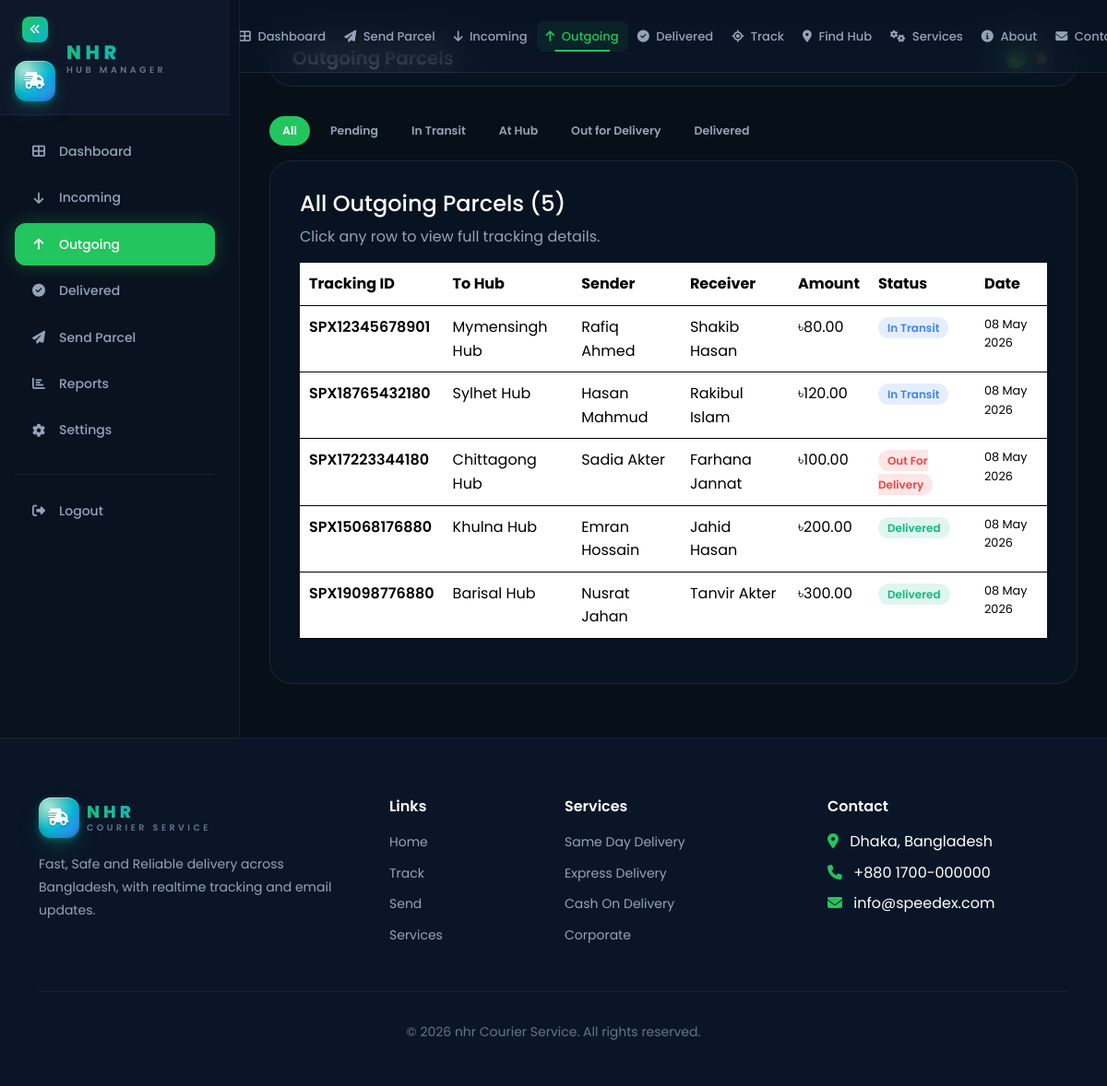
The app's page /hub-manager/outgoing.php (signed in) with its own data.
### tables this page shows
CREATE TABLE `parcels` (
  `id` INT UNSIGNED AUTO_INCREMENT PRIMARY KEY,
  `tracking_id` VARCHAR(20) NOT NULL UNIQUE,
  `sender_name` VARCHAR(100) NOT NULL,
  `sender_phone` VARCHAR(20) NOT NULL,
  `sender_email` VARCHAR(255) DEFAULT NULL,
  `sender_address` TEXT NOT NULL,
  `sender_hub_id` INT UNSIGNED NOT NULL,
  `receiver_name` VARCHAR(100) NOT NULL,
  `receiver_phone` VARCHAR(20) NOT NULL,
  `receiver_email` VARCHAR(255) DEFAULT NULL,
  `receiver_address` TEXT NOT NULL,
  `receiver_hub_id` INT UNSIGNED NOT NULL,
  `parcel_type` ENUM('document','small_parcel','medium_parcel','large_parcel','fragile') NOT NULL DEFAULT 'small_parcel',
  `weight` DECIMAL(6,2) NOT NULL DEFAULT 0.00,
  `description` TEXT DEFAULT NULL,
  `delivery_type` ENUM('standard','express','same_day') NOT NULL DEFAULT 'standard',
  `payment_method` ENUM('sender_pay','receiver_pay','cod') NOT NULL DEFAULT 'sender_pay',
  `cod_amount` DECIMAL(10,2) DEFAULT 0.00,
  `delivery_charge` DECIMAL(10,2) NOT NULL DEFAULT 0.00,
  `total_amount` DECIMAL(10,2) NOT NULL DEFAULT 0.00,
  `status` ENUM('pending','picked_up','in_transit','at_hub','out_for_delivery','delivered','returned','cancelled') NOT NULL DEFAULT 'pending',
  `booked_by` INT UNSIGNED DEFAULT NULL,
  `delivered_at` DATETIME DEFAULT NULL,
  `estimated_delivery` DATE DEFAULT NULL,
  `created_at` TIMESTAMP DEFAULT CURRENT_TIMESTAMP,
  `updated_at` TIMESTAMP DEFAULT CURRENT_TIMESTAMP ON UPDATE CURRENT_TIMESTAMP,
  INDEX `idx_parcels_tracking` (`tracking_id`),
  INDEX `idx_parcels_status` (`status`),
  FOREIGN KEY (`sender_hub_id`) REFERENCES `hubs`(`id`) ON DELETE RESTRICT,
  FOREIGN KEY (`receiver_hub_id`) REFERENCES `hubs`(`id`) ON DELETE RESTRICT,
  FOREIGN KEY (`booked_by`) REFERENCES `users`(`id`) ON DELETE SET NULL
);

CREATE TABLE `hubs` (
  `id` INT UNSIGNED AUTO_INCREMENT PRIMARY KEY,
  `name` VARCHAR(100) NOT NULL,
  `code` VARCHAR(20) NOT NULL UNIQUE,
  `district` VARCHAR(100) NOT NULL,
  `area` VARCHAR(100) NOT NULL,
  `address` TEXT NOT NULL,
  `phone` VARCHAR(20) NOT NULL,
  `email` VARCHAR(255) DEFAULT NULL,
  `manager_id` INT UNSIGNED DEFAULT NULL,
  `status` ENUM('active','inactive') NOT NULL DEFAULT 'active',
  `created_at` TIMESTAMP DEFAULT CURRENT_TIMESTAMP,
  `updated_at` TIMESTAMP DEFAULT CURRENT_TIMESTAMP ON UPDATE CURRENT_TIMESTAMP,
  INDEX `idx_hubs_district` (`district`),
  INDEX `idx_hubs_status` (`status`)
);

### hub-manager/outgoing.php (the view, shortened to what this page needs)
<?php
require_once __DIR__ . '/../includes/header.php';
require_once __DIR__ . '/../includes/navbar.php';
require_once __DIR__ . '/../includes/sidebar.php';
$db = Database::getConnection();
$hub = (int)($_SESSION['hub_id'] ?? 0);
$status = $_GET['status'] ?? 'all';
$sql = "SELECT p.*, r.name AS to_hub FROM parcels p LEFT JOIN hubs r ON r.id=p.receiver_hub_id WHERE p.sender_hub_id=?";
$params = [$hub];
$sql .= " ORDER BY p.created_at DESC";
$stmt = $db->prepare($sql); $stmt->execute($params); $rows = $stmt->fetchAll();
function sb($s){$c=['pending'=>'#f59e0b','in_transit'=>'#3b82f6','at_hub'=>'#8b5cf6','out_for_delivery'=>'#ef4444','delivered'=>'#10b981','cancelled'=>'#6b7280'][$s]??'#6b7280';return '<span style="background:'.$c.'22;color:'.$c.';padding:3px 10px;border-radius:999px;font-size:.75rem;font-weight:600;text-transform:capitalize;">'.str_replace('_',' ',$s).'</span>';}
$labels=['all'=>'All','pending'=>'Pending','in_transit'=>'In Transit','at_hub'=>'At Hub','out_for_delivery'=>'Out for Delivery','delivered'=>'Delivered'];
?>
<div class="main-content">
  <div class="dashboard-navbar"><h5 style="margin:0;font-weight:600;">Outgoing Parcels</h5>
  <div class="theme-toggle theme-switcher"><i class="fas fa-moon"></i><i class="fas fa-sun"></i><div class="toggle-ball"></div></div></div>
  <div class="filter-chips">
    <?php foreach($labels as $k=>$lab): ?>
      <a class="filter-chip <?= $status===$k?'active':'' ?>" href="?status=<?= $k ?>"><?= $lab ?></a>
    <?php endforeach; ?>
  </div>
  <div class="glass-card">
    <h4><?= $labels[$status] ?> Outgoing Parcels (<?= count($rows) ?>)</h4>
    <p style="color:var(--text-secondary);">Click any row to view full tracking details.</p>
    <?php if(empty($rows)): ?>
      <p style="text-align:center;padding:30px;color:var(--text-secondary);">No outgoing parcels match this filter.</p>
    <?php else: ?>
    <div style="overflow-x:auto;">
      <table class="table" style="width:100%;color:var(--text-primary);">
        <thead><tr style="border-bottom:1px solid var(--border);">
          <th style="padding:10px;">Tracking ID</th><th style="padding:10px;">To Hub</th><th style="padding:10px;">Sender</th><th style="padding:10px;">Receiver</th><th style="padding:10px;">Amount</th><th style="padding:10px;">Status</th><th style="padding:10px;">Date</th>
        </tr></thead>
        <tbody>
          <?php foreach($rows as $r): ?>
          <tr class="parcel-row" style="border-bottom:1px solid var(--border);" onclick="window.location='<?= BASE_URL ?>/track.php?id=<?= urlencode($r['tracking_id']) ?>'">
            <td style="padding:10px;font-weight:600;"><?= htmlspecialchars($r['tracking_id']) ?></td>
            <td style="padding:10px;"><?= htmlspecialchars($r['to_hub'] ?? '-') ?></td>
            <td style="padding:10px;"><?= htmlspecialchars($r['sender_name']) ?></td>
            <td style="padding:10px;"><?= htmlspecialchars($r['receiver_name']) ?></td>
            <td style="padding:10px;">৳<?= number_format($r['total_amount'],2) ?></td>
            <td style="padding:10px;"><?= sb($r['status']) ?></td>
            <td style="padding:10px;font-size:.8rem;"><?= date('d M Y', strtotime($r['created_at'])) ?></td>
          </tr>
          <?php endforeach; ?>
        </tbody>
      </table>
    </div>
    <?php endif; ?>
  </div>
</div>
<?php require_once __DIR__ . '/../includes/footer.php'; ?>

### assets/css/style.css (style rules this page uses)
:root { --primary: #22c55e; --primary-light: #4ade80; --primary-dark: #16a34a; --primary-glow: 0 0 20px rgba(34, 197, 94, 0.3); --primary-glow-strong: 0 0 40px rgba(34, 197, 94, 0.5); --gradient-primary: linear-gradient(135deg, #22c55e, #16a34a); --gradient-hero: linear-gradient(135deg, #071018 0%, #0a1628 50%, #071018 100%); --gradient-card: linear-gradient(135deg, rgba(34, 197, 94, 0.05), rgba(34, 197, 94, 0.02)); --gradient-neon: linear-gradient(90deg, #22c55e, #4ade80, #22c55e); --font-primary: 'Poppins', sans-serif; --font-size-xs: 0.75rem; --font-size-sm: 0.875rem; --font-size-base: 1rem; --font-size-lg: 1.125rem; --font-size-xl: 1.25rem; --font-size-2xl: 1.5rem; --font-size-3xl: 1.875rem; --font-size-4xl: 2.25rem; --font-size-5xl: 3rem; --font-size-6xl: 3.75rem; --space-1: 0.25rem; --space-2: 0.5rem; --space-3: 0.75rem; --space-4: 1rem; --space-5: 1.25rem; --space-6: 1.5rem; --space-8: 2rem; --space-10: 2.5rem; --space-12: 3rem; --space-16: 4rem; --space-20: 5rem; --radius-sm: 8px; --radius-md: 12px; --radius-lg: 16px; --radius-xl: 24px; --radius-full: 9999px; --transition-fast: 0.15s ease; --transition-base: 0.3s ease; --transition-slow: 0.5s ease; --transition-spring: 0.4s cubic-bezier(0.175, 0.885, 0.32, 1.275); --z-dropdown: 100; --z-sticky: 200; --z-modal: 300; --z-toast: 400; }
[data-theme="dark"] { --bg-primary: #071018; --bg-secondary: #0a1628; --bg-tertiary: #0f1f35; --bg-card: rgba(15, 31, 53, 0.8); --bg-card-hover: rgba(15, 31, 53, 0.95); --bg-glass: rgba(7, 16, 24, 0.7); --bg-input: rgba(15, 31, 53, 0.6); --bg-sidebar: #0a1220; --text-primary: #ffffff; --text-secondary: #94a3b8; --text-muted: #64748b; --text-inverse: #071018; --border-color: rgba(34, 197, 94, 0.15); --border-subtle: rgba(255, 255, 255, 0.06); --border-hover: rgba(34, 197, 94, 0.4); --shadow-sm: 0 2px 8px rgba(0, 0, 0, 0.3); --shadow-md: 0 4px 16px rgba(0, 0, 0, 0.4); --shadow-lg: 0 8px 32px rgba(0, 0, 0, 0.5); --shadow-card: 0 4px 24px rgba(0, 0, 0, 0.3); --glass-bg: rgba(10, 22, 40, 0.6); --glass-border: rgba(255, 255, 255, 0.08); --glass-blur: blur(20px); }
*, *::before, *::after { margin: 0; padding: 0; box-sizing: border-box; }
html { scroll-behavior: smooth; -webkit-font-smoothing: antialiased; -moz-osx-font-smoothing: grayscale; }
body { font-family: var(--font-primary); background-color: var(--bg-primary); color: var(--text-primary); line-height: 1.6; overflow-x: hidden; transition: background-color var(--transition-base), color var(--transition-base); }
a { color: var(--primary); text-decoration: none; transition: color var(--transition-fast); }
.glass-card { background: var(--glass-bg); backdrop-filter: var(--glass-blur); -webkit-backdrop-filter: var(--glass-blur); border: 1px solid var(--glass-border); border-radius: var(--radius-xl); padding: var(--space-8); transition: all var(--transition-base); }
.theme-toggle { width: 56px; height: 28px; background: var(--bg-tertiary); border: 1px solid var(--border-subtle); border-radius: var(--radius-full); position: relative; cursor: pointer; transition: all var(--transition-base); }
.theme-toggle .toggle-ball { width: 22px; height: 22px; background: var(--primary); border-radius: 50%; position: absolute; top: 2px; left: 2px; transition: transform var(--transition-spring); box-shadow: var(--primary-glow); }
.theme-toggle i { position: absolute; top: 50%; transform: translateY(-50%); font-size: 12px; }
.theme-toggle .fa-moon { left: 7px; color: var(--text-muted); }
.theme-toggle .fa-sun { right: 7px; color: var(--text-muted); }
.main-content { margin-left: 260px; padding: var(--space-8); min-height: 100vh; transition: margin-left var(--transition-base); }
.dashboard-navbar { background: var(--glass-bg); backdrop-filter: var(--glass-blur); border: 1px solid var(--glass-border); border-radius: var(--radius-xl); padding: var(--space-4) var(--space-6); margin-bottom: var(--space-8); display: flex; align-items: center; justify-content: space-between; }

### records on screen
parcels: tracking "SPX12345678901", receiver_hub.name "Mymensingh Hub", sender_name "Rafiq Ahmed", receiver_name "Shakib Hasan", total_amount "80.00", status "In Transit", created_at "08 May 2026"
parcels: tracking "SPX18765432180", receiver_hub.name "Sylhet Hub", sender_name "Hasan Mahmud", receiver_name "Rakibul Islam", total_amount "120.00", status "In Transit", created_at "08 May 2026"
parcels: tracking "SPX17223344180", receiver_hub.name "Chittagong Hub", sender_name "Sadia Akter", receiver_name "Farhana Jannat", total_amount "100.00", status "Out For Delivery", created_at "08 May 2026"
parcels: tracking "SPX15068176880", receiver_hub.name "Khulna Hub", sender_name "Emran Hossain", receiver_name "Jahid Hasan", total_amount "200.00", status "Delivered", created_at "08 May 2026"
parcels: tracking "SPX19098776880", receiver_hub.name "Barisal Hub", sender_name "Nusrat Jahan", receiver_name "Tanvir Akter", total_amount "300.00", status "Delivered", created_at "08 May 2026"

### other values on screen
$lab "All"
$lab "Pending"
$lab "In Transit"
$lab "At Hub"
$lab "Out for Delivery"
$lab "Delivered"
$labels[$status] "All"
count($rows) "5"
